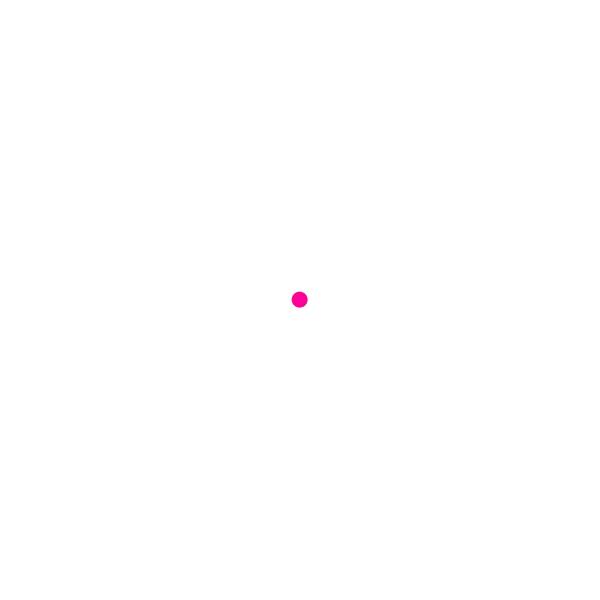
Frame 1 (no input)
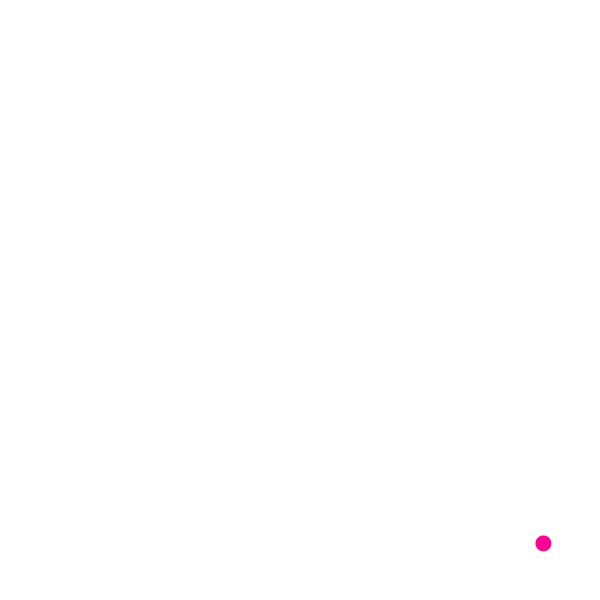
Frame 60 (the mouse pressed at the canvas centre just before this capture)
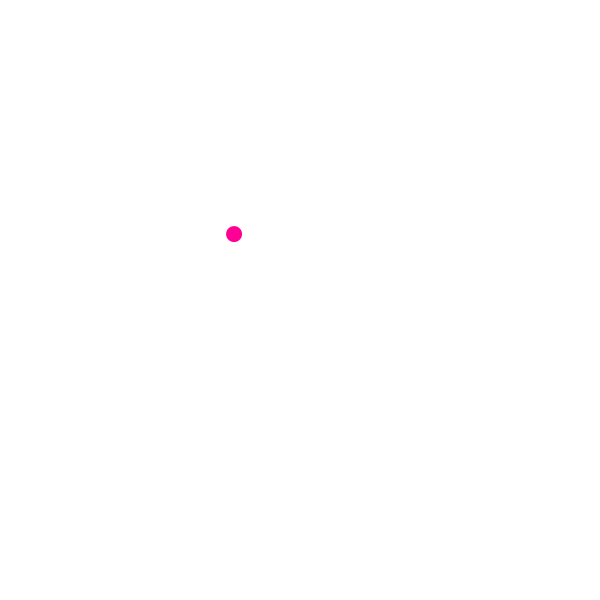
Frame 120 (the mouse held since frame 60 and released just before this capture)

The Processing sketch that drew these frames (run headless with seeded random() and noise(); from frame 60 on, the mouse is pressed at the canvas centre):

// Processing sketch: sketch_1_10_Mouse_Acceleration
// ── sketch_1_10_Mouse_Acceleration.pde

Mover john;

void setup(){
  size(600,600);
  background(255);
  john = new Mover();
}


void draw(){
  background(255);
  john.update();
  john.checkEdges();
  john.display();
}

// ── Mover_Class.pde
class Mover {

  PVector location;
  PVector velocity;
  PVector acceleration;

  float topSpeed;

  PVector mouse;
  PVector dir;


  Mover() {
    location = new PVector(width/2, height/2);
    velocity = new PVector(0, 0);
    acceleration = new PVector(-0.001, 0.01);  // Values are small, but accumulate over each frame

    topSpeed = 10;
  }

  void update() {

    // 1. Calculate a vector that points from the object to the target location (mouse)
    PVector mouse = new PVector(mouseX, mouseY);
    PVector dir = PVector.sub(mouse, location);    
  
    // 2. Normalise that vector (reducing its length to 1)
    dir.normalize();
    // 3. Scale that vectorto an appropriate value 
    dir.mult(0.5);
    
    // 4. Assign that vector to acceleration
    acceleration = dir;


    velocity.add(acceleration);
    velocity.limit(topSpeed);
    location.add(velocity);
  }

  void display() {
    noStroke();
    fill(255, 0, 150);
    ellipse(location.x, location.y, 16, 16);
  }

  void checkEdges() {

    if (location.x > width) {
      location.x = 0;
    } else if (location.x < 0) {
      location.x = width;
    }

    if (location.y > height) {
      location.y = 0;
    } else if (location.y < 0) {
      location.y = height;
    }
  }
}
